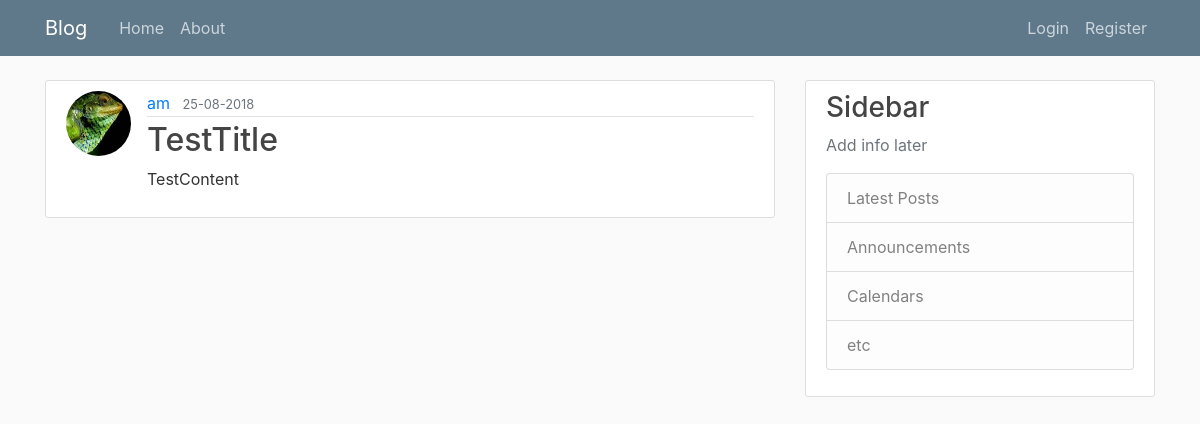
Page /home on the earlier database version.
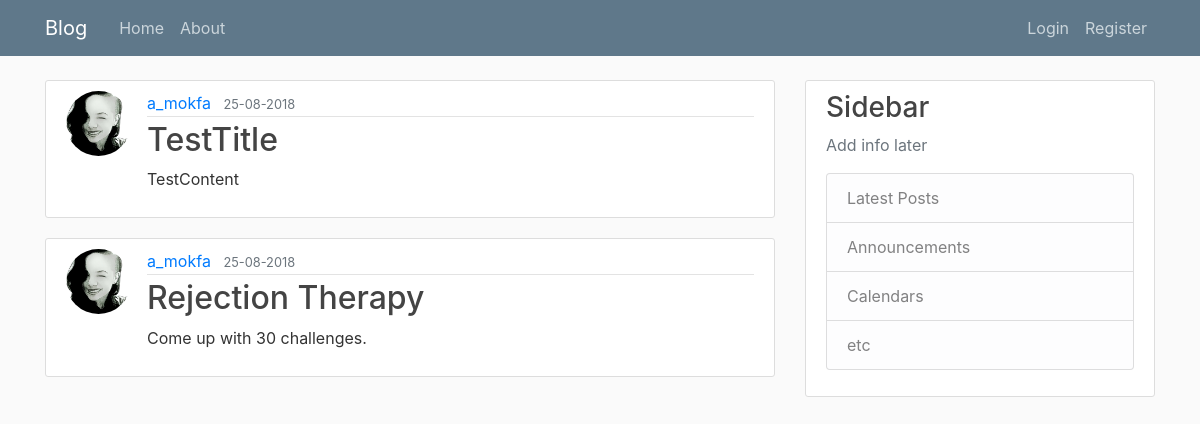
Same page on the later database version.
### flask_blog/models.py (models this page shows, shortened)
class Post(db.Model):
    id = db.Column(db.Integer, primary_key=True)
    title = db.Column(db.String(100), nullable=False)
    date_posted = db.Column(db.DateTime, nullable=False, default=datetime.utcnow)
    content= db.Column(db.Text, nullable=False)
    user_id = db.Column(db.Integer, db.ForeignKey('user.id'), nullable=False)

class User(db.Model, UserMixin):
    id = db.Column(db.Integer, primary_key=True)
    username = db.Column(db.String(20), unique=True, nullable=False)
    email = db.Column(db.String(120), unique=True, nullable=False)
    image_file = db.Column(db.String(20), nullable=False, default='default.jpg')
    password = db.Column(db.String(60), nullable=False)
    posts = db.relationship('Post', backref='author', lazy=True)

### flask_blog/routes.py (the view)
@app.route("/")
@app.route("/home")
def home():
    posts = Post.query.all()
    return render_template('home.html', posts=posts)

### flask_blog/templates/home.html
{% extends "layout.html" %}
{% block content %}
    {% for post in posts %}
    <article class="media content-section">
      <img class="rounded-circle article-img" src="{{ url_for('static', filename='profile_pics/' + post.author.image_file) }}">
      <div class="media-body">
        <div class="article-metadata">
          <a class="mr-2" href="#">{{ post.author.username }}</a>
          <small class="text-muted">{{ post.date_posted.strftime('%d-%m-%Y') }}</small>
        </div>
        <h2><a class="article-title" href="{{ url_for('post', post_id=post.id) }}">{{ post.title }}</a></h2>
        <p class="article-content">{{ post.content }}</p>
      </div>
    </article>
    {% endfor %}
{% endblock content %}

### flask_blog/templates/layout.html (shortened to what this page needs)
<!DOCTYPE html>
<html lang="en" dir="ltr">
  <head>
    <link rel="stylesheet" href="https://stackpath.bootstrapcdn.com/bootstrap/4.1.3/css/bootstrap.min.css">
    <link rel="stylesheet" type="text/css" href="{{ url_for('static', filename='main.css') }}">
  </head>
  <body>
    <header class="site-header">
      <nav class="navbar navbar-expand-md navbar-dark bg-steel fixed-top">
        <div class="container">
          <a class="navbar-brand mr-4" href="/">Blog</a>
          <div class="collapse navbar-collapse" id="navbarToggle">
            <div class="navbar-nav mr-auto">
              <a class="nav-item nav-link" href="{{ url_for('home') }}">Home</a>
              <a class="nav-item nav-link" href="{{ url_for('about') }}">About</a>
            </div>
            <div class="navbar-nav">
              {% if current_user.is_authenticated %}
              <a class="nav-item nav-link" href="{{ url_for('new_post') }}">New Post</a>
                <a class="nav-item nav-link" href="{{ url_for('account') }}">Account</a>
                <a class="nav-item nav-link" href="{{ url_for('logout') }}">Logout</a>
              {% else %}
                <a class="nav-item nav-link" href="{{ url_for('login') }}">Login</a>
                <a class="nav-item nav-link" href="{{ url_for('register') }}">Register</a>
              {% endif %}
            </div>
          </div>
        </div>
      </nav>
    </header>
    <main role="main" class="container">
      <div class="row">
        <div class="col-md-8">
          {% block content %}{% endblock %}
        </div>
        <div class="col-md-4">
          <div class="content-section">
            <h3>Sidebar</h3>
            <p class='text-muted'>Add info later
              <ul class="list-group">
                <li class="list-group-item list-group-item-light">Latest Posts</li>
                <li class="list-group-item list-group-item-light">Announcements</li>
                <li class="list-group-item list-group-item-light">Calendars</li>
                <li class="list-group-item list-group-item-light">etc</li>
              </ul>
            </p>
          </div>
        </div>
      </div>
    </main>
  </body>
</html>

### flask_blog/static/main.css (style rules this page uses)
body { background: #fafafa; color: #333333; margin-top: 5rem; }
h1, h2, h3, h4, h5, h6 { color: #444444; }
.bg-steel { background-color: #5f788a; }
.site-header .navbar-nav .nav-link { color: #cbd5db; }
.content-section { background: #ffffff; padding: 10px 20px; border: 1px solid #dddddd; border-radius: 3px; margin-bottom: 20px; }
.article-title { color: #444444; }
.article-content { white-space: pre-line; }
.article-img { height: 65px; width: 65px; margin-right: 16px; }
.article-metadata { padding-bottom: 1px; margin-bottom: 4px; border-bottom: 1px solid #e3e3e3 }

Differences in the rows shown:
changed through a linked row, Post "TestTitle": image_file: a different picture; author.username "am" → "a_mokfa"
added Post: image_file (picture), author.username "a_mokfa", date_posted "25-08-2018", title "Rejection Therapy", content "Come up with 30 challenges."
